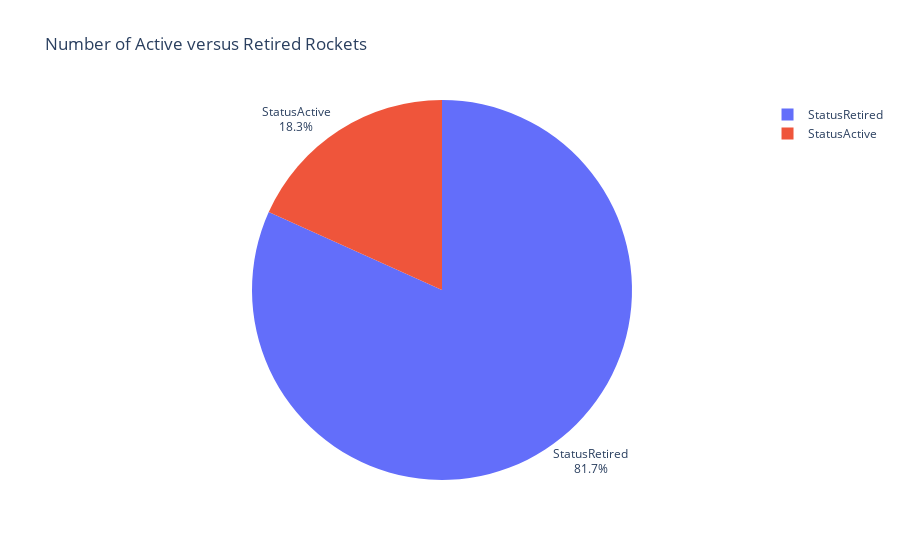

Notebook source saved alongside this figure:
### Code cell
active_vs_retired_chart = px.pie(labels=active_vs_retired.index,names=active_vs_retired.index,values=active_vs_retired.Rocket_Status,title="Number of Active versus Retired Rockets")
            
active_vs_retired_chart.update_traces(textposition='outside', textinfo='percent+label')
 
active_vs_retired_chart.show()

### Figure 1 — Plotly figure (JSON) as saved in the notebook; plotly's stock layout.template omitted (floating-point values rounded to 4 significant figures)
{"data": [{"domain": {"x": [0, 1], "y": [0, 1]}, "hovertemplate": "label=%{label}<br>value=%{value}<extra></extra>", "labels": ["StatusActive", "StatusRetired"], "legendgroup": "", "name": "", "showlegend": true, "textinfo": "percent+label", "textposition": "outside", "type": "pie", "values": [790, 3534]}], "layout": {"legend": {"tracegroupgap": 0}, "title": {"text": "Number of Active versus Retired Rockets"}}}
